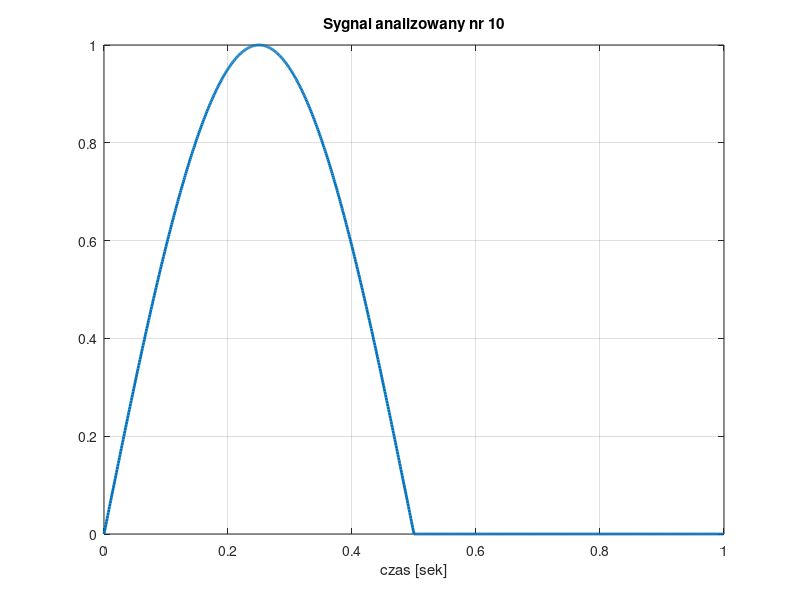
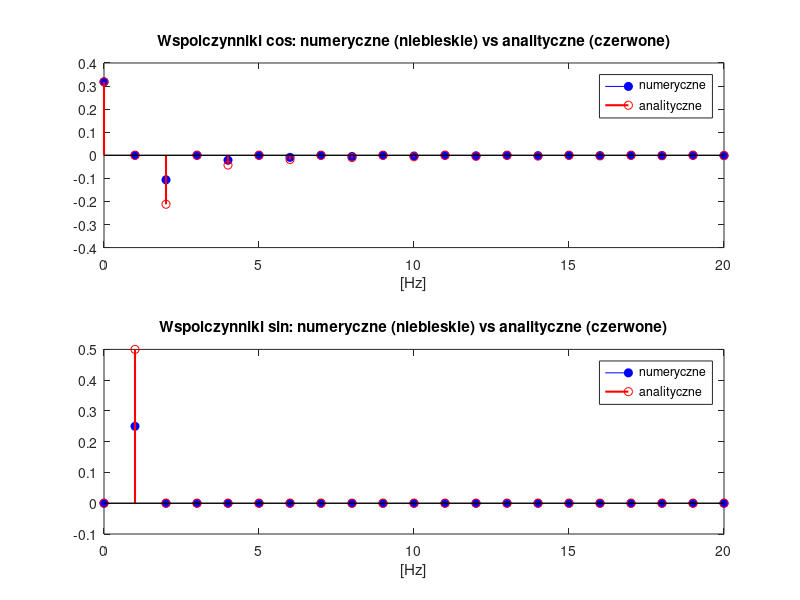
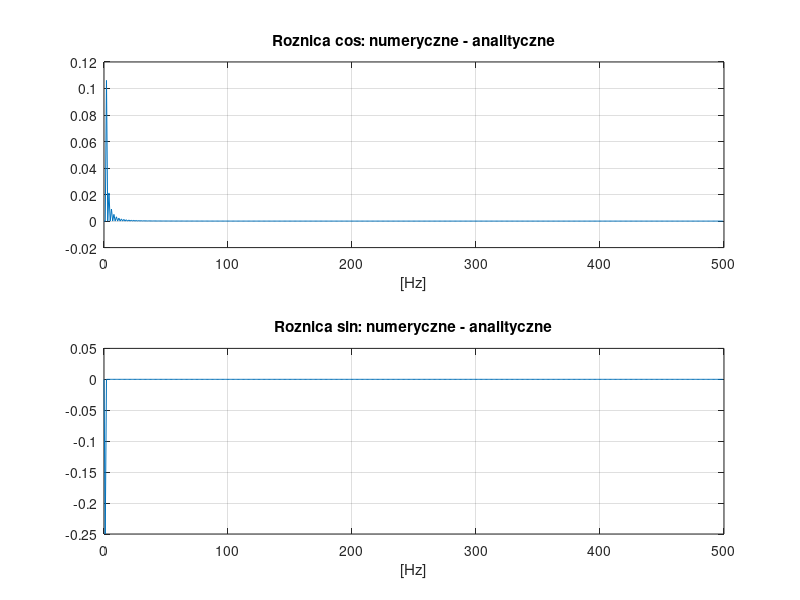
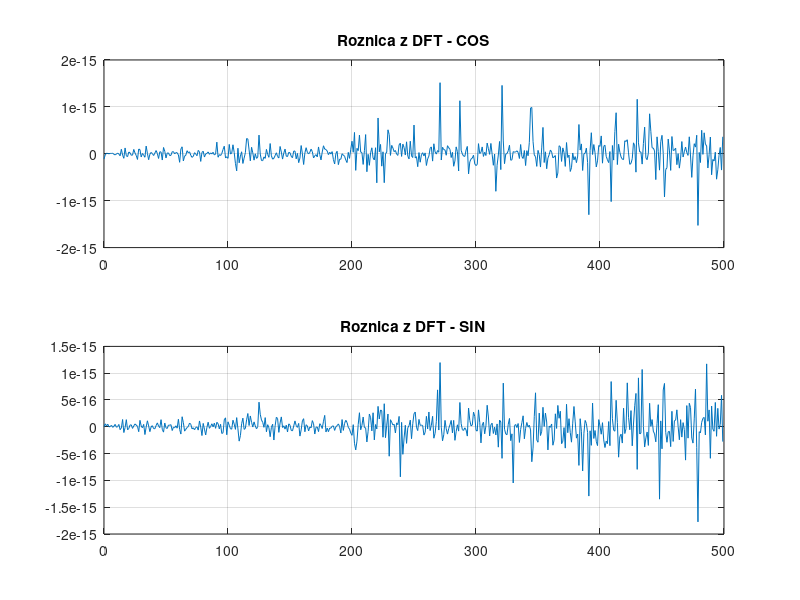

Recreate these plots in MATLAB, in order.
% cps03_szereg_fouriera.m
% szereg Fouriera, aproksymacja wybranych przebiegow czasowych
% wspolczynniki analityczne i numeryczne
clear all; clf; subplot(111);

%% 1. Parametry programu
T = 1;              % okres przebiegu [sekundy]
N = 1000;           % liczba probek na okres
dt = T/N;           % odstep miedzy probkami
t = 0:dt:(N-1)*dt;  % os czasu
A = 1;              % amplituda sygnalu
NF = N/2;           % liczba wspolczynnikow szeregu Fouriera
isygnal = 10;        % numer sygnalu testowego
f0 = 1/T;           % czestotliwosc podstawowa
w0 = 2*pi*f0;       % pulsacja podstawowa

%% 2. Wygenerowanie jednego okresu sygnalu
% isygnal 1: prostokatny bipolarny
% isygnal 2: prostokatny bipolarny przesuniete
% isygnal 3: prostokatny bipolarny inne wypelnienie
% isygnal 4: pila trojkatny unipolarny 2
% isygnal 5: trojkat trojkatny bipolarny 2
% isygnal 6: sinus
% isygnal 7: prostokatny unipolarny wypelnienie 1/2
% isygnal 8: trojkatny bipolarny 1
% isygnal 9: sinusoidalny wyprostowany dwupolowkowo
% isygnal 10: sinusoidalny wyprostowany jednopolowkowo

if (isygnal==1) x = [0 A*ones(1,N/2-1) 0 -A*ones(1,N/2-1)]; end
if (isygnal==2) x = [A*ones(1,N/4) 0 -A*ones(1,N/2-1) 0 A*ones(1,N/4-1)]; end
if (isygnal==3) x = [A*ones(1,N/8) 0 -A*ones(1,5*N/8-1) 0 A*ones(1,2*N/8-1)]; end
if (isygnal==4) x = (A/T)*t; end  % pila
if (isygnal==5) x = [(2*A/T)*t(1:N/2+1) (2*A/T)*t(N/2:-1:2)]; end  % trojkat
if (isygnal==6) x = sin(2*pi*t/T); end

% nowe sygnaly z tabeli 3-1
if (isygnal==7)  % prostokatny unipolarny wypelnienie 1/2 (rys 3.1b)
    x = [A*ones(1,N/2) zeros(1,N/2)];
end
if (isygnal==8)  % trojkatny bipolarny 1 (rys 3.1d)
    x = [4*A/T*t(1:N/4) A-4*A/T*(t(N/4+1:3*N/4)-T/4) -A+4*A/T*(t(3*N/4+1:N)-3*T/4)];
end
if (isygnal==9)  % sinusoidalny wyprostowany dwupolowkowo (rys 3.1h)
    x = abs(A*sin(2*pi*t/T));
end
if (isygnal==10) % sinusoidalny wyprostowany jednopolowkowo (rys 3.1i)
    x = A*sin(2*pi*t/T);
    x(x<0) = 0;
end

figure(1);
plot(t, x, 'LineWidth', 2); grid; 
title(['Sygnal analizowany nr ' num2str(isygnal)]); 
xlabel('czas [sek]');
pause

%% 3. Wyznaczenie wspolczynnikow numerycznych (z probek sygnalu)
for k = 0:NF-1
    ck = cos(2*pi*k*f0*t);
    sk = sin(2*pi*k*f0*t);
    a_num(k+1) = sum(x.*ck)/N;  % wspolczynnik kosinusa numeryczny
    b_num(k+1) = sum(x.*sk)/N;  % wspolczynnik sinusa numeryczny
end

%% 4. Wyznaczenie wspolczynnikow analitycznych (ze wzorow z tabeli 3-1)
a_an = zeros(1, NF);
b_an = zeros(1, NF);

if (isygnal==1)  % prostokatny bipolarny (rys 3.1a)
    % x(t) = 4A/pi * (sin(w0*t) + 1/3*sin(3w0*t) + 1/5*sin(5w0*t) + ...)
    % tylko sinusy, nieparzyste harmoniczne
    for k = 1:2:NF-1
        b_an(k+1) = (4*A)/(pi*k);
    end
end

if (isygnal==4)  % pila - trojkatny unipolarny 2 (rys 3.1g)
    % x(t) = A/2 - A/pi * sum(sin(k*w0*t)/k)
    a_an(1) = A/2;
    for k = 1:NF-1
        b_an(k+1) = -A/(pi*k);
    end
end

if (isygnal==5)  % trojkat - trojkatny bipolarny 2 (rys 3.1e)
    % x(t) = 8A/pi^2 * (sin(w0*t) - 1/9*sin(3w0*t) + 1/25*sin(5w0*t) - ...)
    % tylko nieparzyste harmoniczne
    for k = 1:2:NF-1
        b_an(k+1) = (8*A)/(pi^2 * k^2) * (-1)^((k-1)/2);
    end
end

if (isygnal==6)  % sinus - tylko pierwsza harmoniczna
    b_an(2) = A;  % sin(w0*t) ma wspolczynnik A
end

if (isygnal==7)  % prostokatny unipolarny wypelnienie 1/2 (rys 3.1b)
    % x(t) = A/2 + 2A/pi * (cos(w0*t) - 1/3*cos(3w0*t) + 1/5*cos(5w0*t) - ...)
    a_an(1) = A/2;
    for k = 1:2:NF-1
        a_an(k+1) = (2*A)/(pi*k) * (-1)^((k-1)/2);
    end
end

if (isygnal==8)  % trojkatny bipolarny 1 (rys 3.1d)
    % x(t) = 8A/pi^2 * (sin(w0*t) - 1/9*sin(3w0*t) + 1/25*sin(5w0*t) - ...)
    for k = 1:2:NF-1
        b_an(k+1) = (8*A)/(pi^2 * k^2) * (-1)^((k-1)/2);
    end
end

if (isygnal==9)  % sinusoidalny wyprostowany dwupolowkowo (rys 3.1h)
    % x(t) = 2A/pi - 4A/pi * sum(cos(2k*w0*t)/(4k^2-1))
    a_an(1) = 2*A/pi;
    for k = 1:NF-1
        if mod(k,2) == 0  % tylko parzyste harmoniczne
            a_an(k+1) = -4*A/(pi*(k^2-1));
        end
    end
end

if (isygnal==10) % sinusoidalny wyprostowany jednopolowkowo (rys 3.1i)
    % x(t) = A/pi + A/2*sin(w0*t) - 2A/pi * sum(cos(2k*w0*t)/(4k^2-1))
    a_an(1) = A/pi;
    b_an(2) = A/2;  % pierwsza harmoniczna sinusa
    for k = 2:2:NF-1  % parzyste harmoniczne
        a_an(k+1) = -2*A/(pi*(k^2-1));
    end
end

%% 5. Porownanie wspolczynnikow numerycznych i analitycznych
f = 0 : f0 : (NF-1)*f0;

figure(2);
subplot(211); stem(f, a_num, 'filled', 'b'); hold on;
stem(f, a_an, 'r', 'LineWidth', 1.5); hold off;
xlabel('[Hz]'); title('Wspolczynniki cos: numeryczne (niebieskie) vs analityczne (czerwone)');
legend('numeryczne', 'analityczne'); xlim([0 20*f0]);

subplot(212); stem(f, b_num, 'filled', 'b'); hold on;
stem(f, b_an, 'r', 'LineWidth', 1.5); hold off;
xlabel('[Hz]'); title('Wspolczynniki sin: numeryczne (niebieskie) vs analityczne (czerwone)');
legend('numeryczne', 'analityczne'); xlim([0 20*f0]);
pause

figure(3);
subplot(211); plot(f, a_num - a_an); grid; 
xlabel('[Hz]'); title('Roznica cos: numeryczne - analityczne');
subplot(212); plot(f, b_num - b_an); grid; 
xlabel('[Hz]'); title('Roznica sin: numeryczne - analityczne');
pause

%% 6. Porownanie z DFT
X = fft(x, N)/N;
X = conj(X);

figure(4);
subplot(211); plot(f, a_num - real(X(1:NF))); grid; 
title('Roznica z DFT - COS');
subplot(212); plot(f, b_num - imag(X(1:NF))); grid; 
title('Roznica z DFT - SIN');
pause

%% 7. Synteza sygnalu ze wspolczynnikow (zad1)
% UWAGA: wspolczynniki analityczne z tabeli zakladaja okreslona symetrie sygnalu
% dlatego dla syntezy uzywamy wspolczynnikow numerycznych obliczonych z probek
figure(5);
subplot(111);

a_syn = a_num;
b_syn = b_num;
a_syn(1) = a_syn(1)/2;

y = zeros(1, N);

for k = 0:NF-1
    y = y + 2*a_syn(k+1)*cos(2*pi*k*f0*t) + 2*b_syn(k+1)*sin(2*pi*k*f0*t);
    err_maxabs(k+1) = max(abs(y - x));
    
    if k < 20 || mod(k, 50) == 0
        plot(t, y, 'b', t, x, 'r--', 'LineWidth', 1.5); grid;
        title(['Synteza - ' num2str(k+1) ' harmonicznych, blad = ' num2str(err_maxabs(k+1), '%3.4f')]);
        xlabel('czas [sek]');
        legend('synteza', 'oryginal');
        drawnow
    end
end
pause

figure(6);
plot(t, y - x, '.-'); grid; 
title('Sygnal bledu (synteza analityczna - oryginal)'); 
xlabel('czas [sek]');
pause

figure(7);
plot(err_maxabs, '.-r'); grid;
xlabel('Liczba wspolczynnikow szeregu Fouriera');
ylabel('Blad maksymalny');
title('Blad syntezy w zaleznosci od liczby harmonicznych');
axis tight;

% wspolczynniki analityczne daja taki sam wynik jak numeryczne
% roznica wynika tylko z dokladnosci obliczen numerycznych
